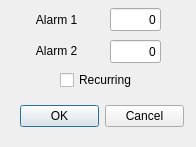
<?xml version="1.0" encoding="UTF-8"?>
<ui version="4.0">
 <class>DialogAlarmSetup</class>
 <widget class="QDialog" name="DialogAlarmSetup">
  <property name="geometry">
   <rect>
    <x>0</x>
    <y>0</y>
    <width>196</width>
    <height>147</height>
   </rect>
  </property>
  <property name="maximumSize">
   <size>
    <width>640</width>
    <height>320</height>
   </size>
  </property>
  <property name="windowTitle">
   <string>Alarm Setup</string>
  </property>
  <property name="windowIcon">
   <iconset resource="icons.qrc">
    <normaloff>:/Icons/bell.png</normaloff>:/Icons/bell.png</iconset>
  </property>
  <widget class="QDialogButtonBox" name="buttonBox">
   <property name="geometry">
    <rect>
     <x>20</x>
     <y>100</y>
     <width>164</width>
     <height>32</height>
    </rect>
   </property>
   <property name="standardButtons">
    <set>QDialogButtonBox::Cancel|QDialogButtonBox::Ok</set>
   </property>
   <property name="centerButtons">
    <bool>true</bool>
   </property>
  </widget>
  <widget class="QLabel" name="labelAlarm1">
   <property name="geometry">
    <rect>
     <x>20</x>
     <y>12</y>
     <width>89</width>
     <height>16</height>
    </rect>
   </property>
   <property name="text">
    <string>     Alarm 1     </string>
   </property>
  </widget>
  <widget class="QCheckBox" name="checkBoxRecurring">
   <property name="geometry">
    <rect>
     <x>60</x>
     <y>70</y>
     <width>85</width>
     <height>20</height>
    </rect>
   </property>
   <property name="text">
    <string>Recurring</string>
   </property>
  </widget>
  <widget class="QLineEdit" name="lineEditAlarm1">
   <property name="geometry">
    <rect>
     <x>110</x>
     <y>8</y>
     <width>51</width>
     <height>23</height>
    </rect>
   </property>
   <property name="toolTip">
    <string>minutes</string>
   </property>
   <property name="text">
    <string>0</string>
   </property>
   <property name="alignment">
    <set>Qt::AlignRight|Qt::AlignTrailing|Qt::AlignVCenter</set>
   </property>
  </widget>
  <widget class="QLabel" name="labelAlarm2">
   <property name="geometry">
    <rect>
     <x>20</x>
     <y>43</y>
     <width>89</width>
     <height>16</height>
    </rect>
   </property>
   <property name="text">
    <string>     Alarm 2     </string>
   </property>
  </widget>
  <widget class="QLineEdit" name="lineEditAlarm2">
   <property name="geometry">
    <rect>
     <x>110</x>
     <y>40</y>
     <width>51</width>
     <height>23</height>
    </rect>
   </property>
   <property name="toolTip">
    <string>minutes</string>
   </property>
   <property name="text">
    <string>0</string>
   </property>
   <property name="alignment">
    <set>Qt::AlignRight|Qt::AlignTrailing|Qt::AlignVCenter</set>
   </property>
  </widget>
 </widget>
 <tabstops>
  <tabstop>lineEditAlarm1</tabstop>
  <tabstop>lineEditAlarm2</tabstop>
  <tabstop>buttonBox</tabstop>
 </tabstops>
 <resources>
  <include location="icons.qrc"/>
 </resources>
 <connections>
  <connection>
   <sender>buttonBox</sender>
   <signal>accepted()</signal>
   <receiver>DialogAlarmSetup</receiver>
   <slot>accept()</slot>
   <hints>
    <hint type="sourcelabel">
     <x>117</x>
     <y>121</y>
    </hint>
    <hint type="destinationlabel">
     <x>116</x>
     <y>70</y>
    </hint>
   </hints>
  </connection>
  <connection>
   <sender>buttonBox</sender>
   <signal>rejected()</signal>
   <receiver>DialogAlarmSetup</receiver>
   <slot>reject()</slot>
   <hints>
    <hint type="sourcelabel">
     <x>173</x>
     <y>121</y>
    </hint>
    <hint type="destinationlabel">
     <x>221</x>
     <y>86</y>
    </hint>
   </hints>
  </connection>
  <connection>
   <sender>lineEditAlarm2</sender>
   <signal>returnPressed()</signal>
   <receiver>DialogAlarmSetup</receiver>
   <slot>accept()</slot>
   <hints>
    <hint type="sourcelabel">
     <x>194</x>
     <y>48</y>
    </hint>
    <hint type="destinationlabel">
     <x>226</x>
     <y>44</y>
    </hint>
   </hints>
  </connection>
  <connection>
   <sender>lineEditAlarm1</sender>
   <signal>returnPressed()</signal>
   <receiver>DialogAlarmSetup</receiver>
   <slot>accept()</slot>
   <hints>
    <hint type="sourcelabel">
     <x>93</x>
     <y>22</y>
    </hint>
    <hint type="destinationlabel">
     <x>13</x>
     <y>19</y>
    </hint>
   </hints>
  </connection>
 </connections>
</ui>
